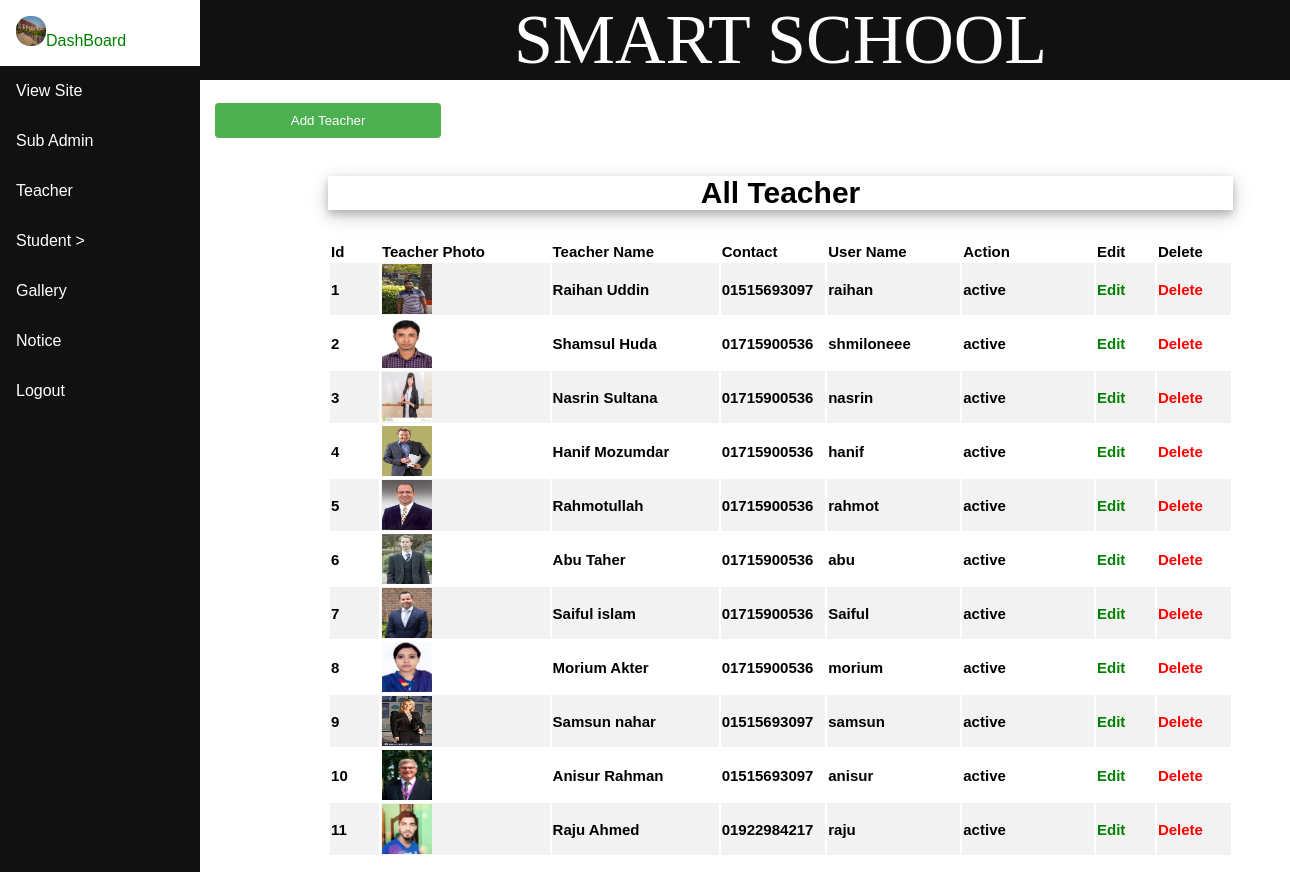
The page /admin/allteacher.php (signed in) on the database its author committed.
### tables this page shows
CREATE TABLE `teacherinfo` (
  `tchr_id` int(10) NOT NULL,
  `tname` varchar(50) NOT NULL,
  `tfname` varchar(50) NOT NULL,
  `address` varchar(100) NOT NULL,
  `mnumber` varchar(50) NOT NULL,
  `email` varchar(50) NOT NULL,
  `eduqf` varchar(100) NOT NULL,
  `gender` enum('male','female','others') NOT NULL,
  `uname` varchar(50) NOT NULL,
  `password` varchar(100) NOT NULL,
  `action` varchar(50) NOT NULL,
  `img_name` varchar(50) NOT NULL,
  `img_path` varchar(50) NOT NULL,
  `img_type` varchar(50) NOT NULL
);

### admin/allteacher.php (the view, shortened to what this page needs)
<!DOCTYPE html PUBLIC "-//W3C//DTD XHTML 1.0 Transitional//EN" "http://www.w3.org/TR/xhtml1/DTD/xhtml1-transitional.dtd">
<html xmlns="http://www.w3.org/1999/xhtml">
<head>
<link rel="stylesheet" type="text/css" href="css/style.css">
</head>
<body>
<body>
<div id="head" >
<?php include("header/header.php");   ?>
</div>
<div class="sidenav">
  <?php include("menu/menu.php"); ?>
</div>
<div  class="cont">
<div><form action="addteacher.php"><input type="submit" name="" value="Add Teacher" /></form></div>
<center><table width="80%">
<div class="polaroid">
<p style="font-size:30px"><b>All Teacher</b></p>
 <tr>
<th  width="50px">Id</th>
<th width="173px">Teacher Photo</th>
<th width="165px">Teacher Name</th>
<th width="105px">Contact</th>
<th width="135px"> User Name</th>
<th width="135px">Action</th>
<th width="55px">Edit</th>
<th width="75px">Delete</th>
</tr>
<?php
include("../database/config.php");
$sql = "SELECT * FROM teacherinfo ";
$result = mysqli_query($myconn, $sql);
if (mysqli_num_rows($result) > 0) {
     while($row = mysqli_fetch_assoc($result))
{
	$tid=$row['tchr_id'];
$image=$row['img_path'];
$name=$row['tname'];
$mobile=$row['mnumber'];
$user=$row['uname'];
$action=$row['action'];
?>
<tr>
<th width="50px"><?php echo $tid; ?></th>
<th width="170px"><img src="image/<?php echo $image; ?>"  width="50px" height="50px" position="absolute"/></th>
<th width="170px"><a href="tdetails.php?tchr_id=<?php echo $tid; ?> "><p style="color:black"><?php echo $name; ?></p></a></th>
<th width="80px"><?php echo $mobile; ?></th>
<th width="110px"><?php echo $user; ?></th>
<th width="110px"><?php echo $action; ?></th>
<th width="60px"><form method="post" action="tedit.php" onclick="edit();">
<a href="teditinfo.php?tid=<?php echo $tid; ?>" ><p style="color:green;">Edit</p></a></th>
<th width="70px"><form method="post" action="tdeletenow.php">
<a href="delete/tdeletenow.php?tchr_id=<?php echo $tid; ?> " onclick="return confirm('Are you sure you want to Delete?');" ><p style="color:red;">Delete</p></a></th>
</tr>
<?php   }
} else {
    echo "0 results";
}
?></table>
</table></center>
</div>
</body>
</html>

### admin/css/style.css (style rules this page uses)
#head { height:80px; top:0px; position:absolute; width:90%; left:200px; position:absolute; background-color:#111; }
* { box-sizing: border-box; }
body { margin: 0; font-family: Arial, Helvetica, sans-serif; }
.sidenav { height: 100%; width: 200px; position: fixed; z-index: 1; top: 0; left: 0; background-color: #111; overflow-x: hidden; }
.cont { background-color:white; height:auto; left:200px; top:80px; position:absolute; width:90%; background-repeat: no-repeat, repeat; padding: 15px; }
input[type=submit] { width:20%; background-color: #4CAF50; color: white; padding: 10px 20px; margin: 8px 0; border: none; border-radius: 4px; cursor: pointer; }
th, td { text-align:left; padding: 0,0,0,0; font-size:15px; }
tr:nth-child(even) { background-color: #f2f2f2; }
a { display: inline-block; text-decoration: none; }

### admin/allteacher.php (style rules this page uses)
body { margin:25px; }
div.polaroid { width: 80%; background-color: white; box-shadow: 0 4px 8px 0 rgba(0, 0, 0, 0.2), 0 6px 20px 0 rgba(0, 0, 0, 0.19); margin-bottom: 25px; }

### rows shown on the page
teacherinfo: tchr_id "1", img_path (picture), tname "Raihan Uddin", mnumber "01515693097", uname "raihan", action "active"
teacherinfo: tchr_id "2", img_path (picture), tname "Shamsul Huda", mnumber "01715900536", uname "shmiloneee", action "active"
teacherinfo: tchr_id "3", img_path (picture), tname "Nasrin Sultana", mnumber "01715900536", uname "nasrin", action "active"
teacherinfo: tchr_id "4", img_path (picture), tname "Hanif Mozumdar", mnumber "01715900536", uname "hanif", action "active"
teacherinfo: tchr_id "5", img_path (picture), tname "Rahmotullah", mnumber "01715900536", uname "rahmot", action "active"
teacherinfo: tchr_id "6", img_path (picture), tname "Abu Taher", mnumber "01715900536", uname "abu", action "active"
teacherinfo: tchr_id "7", img_path (picture), tname "Saiful islam", mnumber "01715900536", uname "Saiful", action "active"
teacherinfo: tchr_id "8", img_path (picture), tname "Morium Akter", mnumber "01715900536", uname "morium", action "active"
teacherinfo: tchr_id "9", img_path (picture), tname "Samsun nahar", mnumber "01515693097", uname "samsun", action "active"
teacherinfo: tchr_id "10", img_path (picture), tname "Anisur Rahman", mnumber "01515693097", uname "anisur", action "active"
teacherinfo: tchr_id "11", img_path (picture), tname "Raju Ahmed", mnumber "01922984217", uname "raju", action "active"
